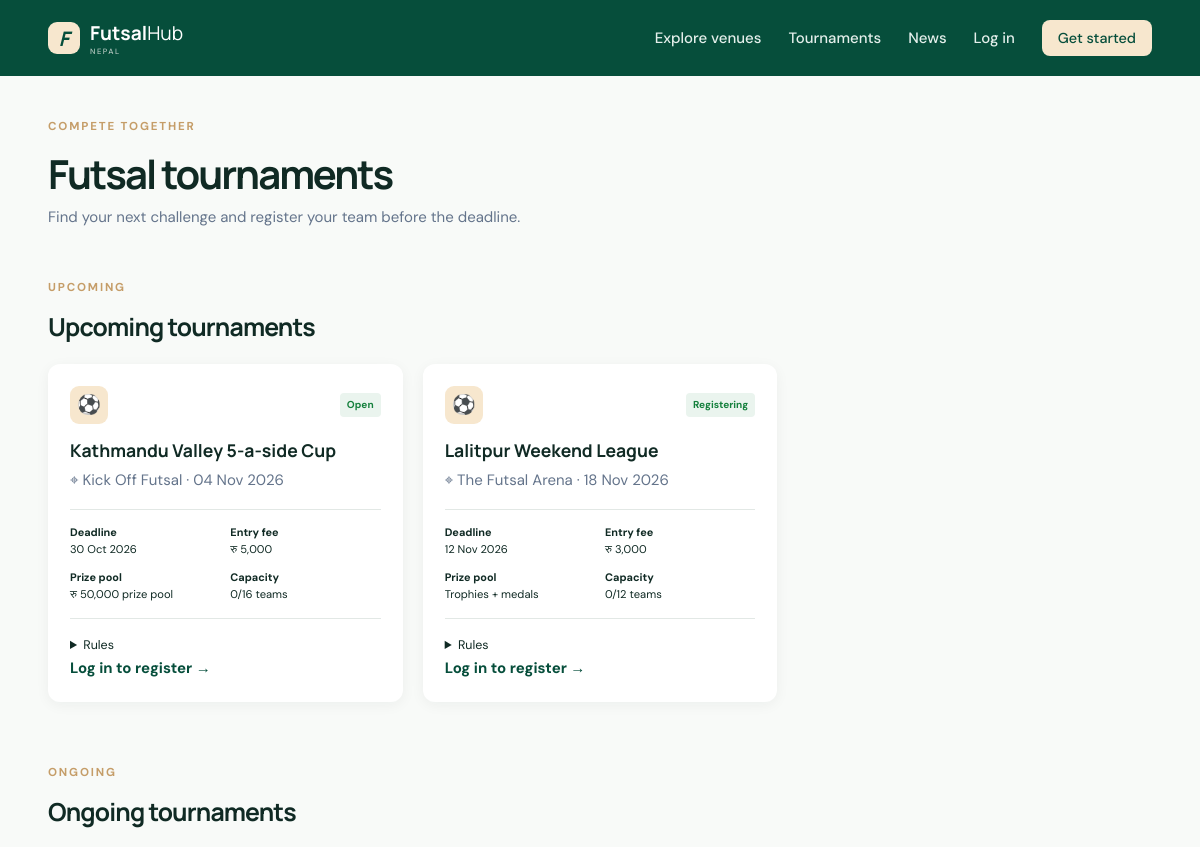
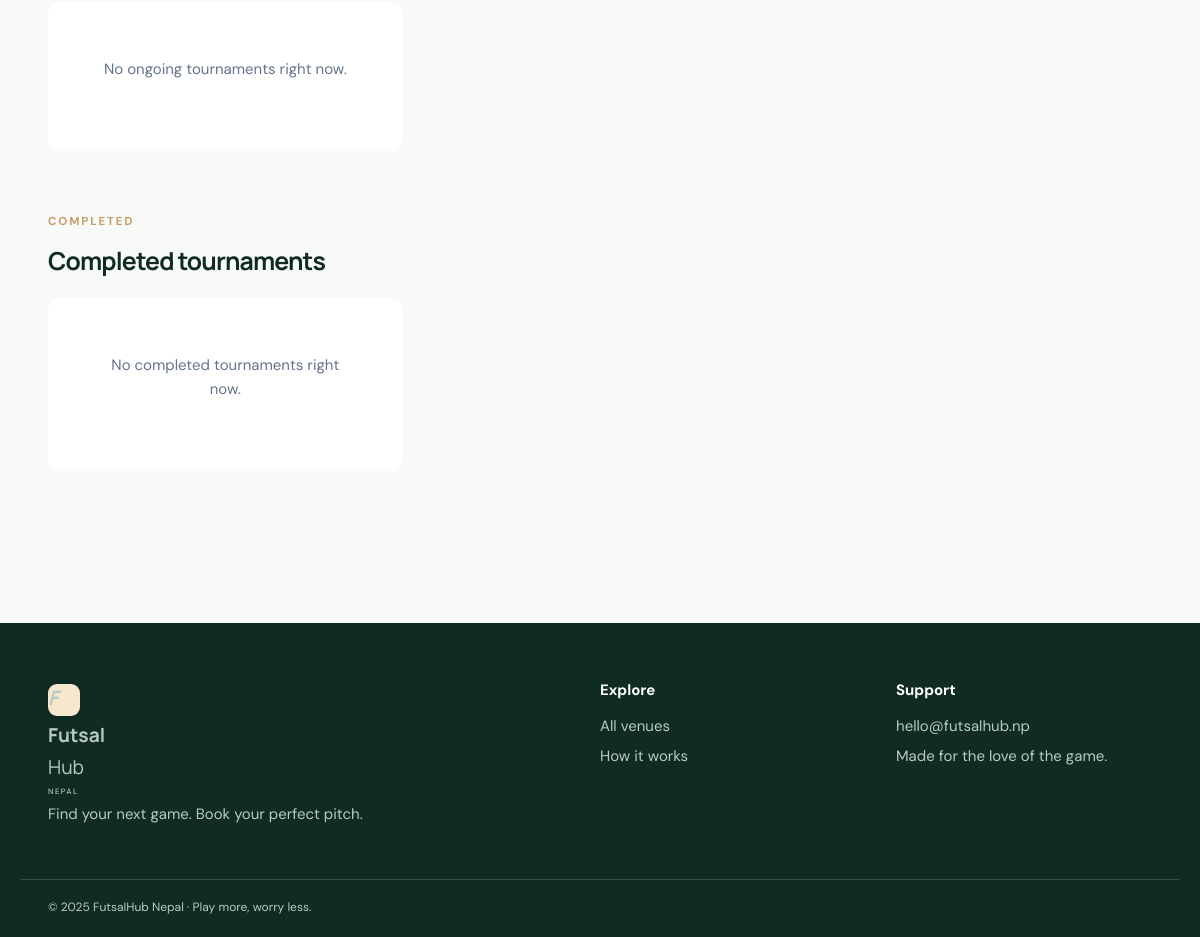
/tournaments, run on the app's committed database (2 pictures, top to bottom).
### app/models.py (models this page shows)
class Tournament(db.Model):
    id = db.Column(db.Integer, primary_key=True)
    name = db.Column(db.String(180), nullable=False)
    venue_name = db.Column(db.String(180), nullable=False)
    tournament_date = db.Column(db.Date, nullable=False)
    registration_deadline = db.Column(db.Date, nullable=False)
    entry_fee = db.Column(db.Integer, nullable=False, default=0)
    prize = db.Column(db.String(120), nullable=False)
    rules = db.Column(db.Text, nullable=False, default="")
    team_limit = db.Column(db.Integer, nullable=False, default=16)
    status = db.Column(db.String(30), nullable=False, default="Open")
    owner_id = db.Column(db.Integer, db.ForeignKey("user.id"), nullable=True)
    registrations = db.relationship("TournamentRegistration", back_populates="tournament", cascade="all, delete-orphan")

### app/main.py (the view)
@main_bp.get("/tournaments")
def tournaments():
    today = date.today()
    all_tournaments = Tournament.query.order_by(Tournament.tournament_date.asc()).all()
    upcoming = [item for item in all_tournaments if item.tournament_date > today]
    ongoing = [item for item in all_tournaments if item.tournament_date == today]
    completed = [item for item in all_tournaments if item.tournament_date < today]
    registrations = {}
    if session.get("user_id"):
        registrations = {
            item.tournament_id: item
            for item in TournamentRegistration.query.filter_by(user_id=session["user_id"]).all()
        }
    return render_template(
        "tournaments.html",
        upcoming=upcoming,
        ongoing=ongoing,
        completed=completed,
        registrations=registrations,
        today=today,
    )

### app/main.py (called while the page is built)
@main_bp.app_context_processor
def inject_current_user():
    user_id = session.get("user_id")
    return {
        "current_user": db.session.get(User, user_id) if user_id else None,
        "now_date": datetime.utcnow().date().isoformat(),
    }

### app/security.py (called while the page is built)
def validate_csrf():
    if request.method not in {"POST", "PUT", "PATCH", "DELETE"}:
        return
    expected = session.get("_csrf_token")
    supplied = request.form.get("csrf_token") or request.headers.get("X-CSRFToken")
    if not expected or not supplied or not secrets.compare_digest(expected, supplied):
        abort(400, description="The form security token is missing or invalid.")

### templates/tournaments.html (shortened to what this page needs)
{% extends "base.html" %}
{% block content %}<main class="dashboard-page"><div class="container"><div class="dashboard-welcome"><div><p class="eyebrow">COMPETE TOGETHER</p><h1>Futsal tournaments</h1><p class="muted">Find your next challenge and register your team before the deadline.</p></div>{% if current_user and (current_user.is_owner or current_user.is_admin) %}<a class="button" href="{{ url_for('main.create_tournament') }}">＋ Create tournament</a>{% endif %}</div>{% for label, items in [("Upcoming", upcoming), ("Ongoing", ongoing), ("Completed", completed)] %}<section class="dashboard-section"><div class="dashboard-section-heading"><div><p class="eyebrow">{{ label|upper }}</p><h2>{{ label }} tournaments</h2></div></div><div class="tournament-grid">{% for tournament in items %}<article class="tournament-card"><div class="tournament-card-top"><span class="tournament-icon">⚽</span><span class="tournament-status">{{ tournament.status }}</span></div><h3>{{ tournament.name }}</h3><p class="muted">⌖ {{ tournament.venue_name }} · {{ tournament.tournament_date.strftime('%d %b %Y') }}</p><div class="tournament-facts"><span><strong>Deadline</strong>{{ tournament.registration_deadline.strftime('%d %b %Y') }}</span><span><strong>Entry fee</strong>रु {{ "{:,}".format(tournament.entry_fee) }}</span><span><strong>Prize pool</strong>{{ tournament.prize }}</span><span><strong>Capacity</strong>{{ tournament.registrations|selectattr('status','ne','cancelled')|list|length }}/{{ tournament.team_limit }} teams</span></div><details><summary>Rules</summary><p class="muted">{{ tournament.rules }}</p></details>{% if current_user and tournament.id in registrations %}<div class="registration-status">✓ Team registered · {{ registrations[tournament.id].status|capitalize }}</div>{% elif not current_user and label == "Upcoming" %}<a class="text-link" href="{{ url_for('auth.login') }}">Log in to register →</a>{% endif %}</article>{% else %}<div class="empty-card"><p class="muted">No {{ label|lower }} tournaments right now.</p></div>{% endfor %}</div></section>{% endfor %}</div></main>{% endblock %}

### templates/base.html (shortened to what this page needs)
<!doctype html>
<html lang="en">
<head>
  <link rel="stylesheet" href="https://unpkg.com/leaflet@1.9.4/dist/leaflet.css">
  <link rel="stylesheet" href="{{ url_for('static', filename='css/style.css') }}">
</head>
<body>
  <nav class="navbar">
    <div class="container nav-inner">
      <a class="brand" href="{{ url_for('main.index') }}"><span class="brand-mark">F</span><span>Futsal<span class="brand-light">Hub</span><small>NEPAL</small></span></a>
      <div class="nav-links">
        <a href="{{ url_for('main.search') }}">Explore venues</a><a href="{{ url_for('main.tournaments') }}">Tournaments</a><a href="{{ url_for('main.announcements') }}">News</a>
        {% if current_user %}<a href="{{ url_for('main.dashboard') }}">My bookings</a><a href="{{ url_for('main.announcements') }}">Notifications</a><a href="{{ url_for('auth.profile') }}">Profile</a>{% if current_user.is_owner or current_user.is_admin %}<a href="{{ url_for('main.owner_dashboard') }}">Owner</a>{% endif %}{% if current_user.is_admin %}<a href="{{ url_for('main.admin_dashboard') }}">Admin</a>{% endif %}<a class="nav-user" href="{{ url_for('auth.profile') }}">{{ current_user.name[0]|upper }}</a><form class="logout-form" method="post" action="{{ url_for('auth.logout') }}"><input type="hidden" name="csrf_token" value="{{ csrf_token() }}"><button type="submit">Log out</button></form>{% else %}<a href="{{ url_for('auth.login') }}">Log in</a><a class="button button-small" href="{{ url_for('auth.register') }}">Get started</a>{% endif %}
      </div>
    </div>
  </nav>
  {% block content %}{% endblock %}
  <footer class="footer"><div class="container footer-grid"><div><a class="brand brand-footer" href="{{ url_for('main.index') }}"><span class="brand-mark">F</span><span>Futsal<span class="brand-light">Hub</span><small>NEPAL</small></span></a><p>Find your next game. Book your perfect pitch.</p></div><div><strong>Explore</strong><a href="{{ url_for('main.index') }}">All venues</a><a href="{{ url_for('main.index') }}#how-it-works">How it works</a></div><div><strong>Support</strong><a href="mailto:hello@futsalhub.np">hello@futsalhub.np</a><span>Made for the love of the game.</span></div></div><div class="container copyright">© 2025 FutsalHub Nepal · Play more, worry less.</div></footer>
</body>
</html>

### static/css/style.css (style rules this page uses)
:root { --emerald:#064e3b;--champagne:#f7e7ce;--ivory:#f8faf8;--forest:#102a24;--white:#fff;--muted:#64748b;--success:#15803d;--error:#dc2626;--line:#e2e8e5;--shadow:0 14px 35px rgba(16,42,36,.08) }
* { box-sizing:border-box }
html { scroll-behavior:smooth }
body { margin:0;background:var(--ivory);color:var(--forest);font:15px/1.6 "DM Sans",sans-serif }
h1,h2,h3,p { margin-top:0 }
h1,h2,h3 { font-family:Manrope,sans-serif;line-height:1.15 }
h1 { font-size:clamp(2.5rem,5vw,4.4rem);letter-spacing:-.05em }
h2 { font-size:2rem;letter-spacing:-.035em }
h3 { font-size:1.1rem }
.container { max-width:1160px;margin:auto;padding:0 28px }
.navbar { height:76px;background:var(--emerald);color:#fff }
.nav-inner { height:100%;display:flex;align-items:center;justify-content:space-between }
.brand { color:#fff;display:flex;align-items:center;gap:10px;text-decoration:none;font:bold 1.2rem Manrope }
.brand-mark { width:32px;height:32px;border-radius:9px;background:var(--champagne);color:var(--emerald);display:grid;place-items:center;font-size:1.25rem;font-style:italic }
.brand-light { font-weight:400 }
.brand small { display:block;color:#b7c9c1;font:500 .48rem "DM Sans";letter-spacing:.2em }
.nav-links { display:flex;align-items:center;gap:27px }
.nav-links a { color:#e4efeb;text-decoration:none;font-weight:500 }
.button { display:inline-block;border:0;border-radius:8px;padding:13px 22px;background:var(--emerald);color:#fff;text-decoration:none;font:700 .9rem "DM Sans";cursor:pointer;transition:.2s }
.button-small { padding:9px 16px;background:var(--champagne);color:var(--emerald)!important }
.eyebrow { color:#c59d68;font-size:.72rem;font-weight:700;letter-spacing:.16em;margin-bottom:15px }
.text-link,.back-link { color:var(--emerald);font-weight:700;text-decoration:none }
.muted { color:var(--muted) }
.footer { background:var(--forest);color:#b9cac4;padding:55px 0 20px }
.footer-grid { display:grid;grid-template-columns:2fr 1fr 1fr;gap:40px }
.brand-footer { margin-bottom:18px }
.footer strong { color:#fff;display:block;margin-bottom:12px }
.footer a,.footer span { color:#b9cac4;text-decoration:none;display:block;margin:6px 0 }
.copyright { border-top:1px solid #315047;margin-top:38px;padding-top:18px;font-size:.75rem }
.detail-page,.dashboard-page { padding:42px 0 90px }
.empty-card { text-align:center;padding:55px;background:#fff;border-radius:12px }
.dashboard-welcome { display:flex;justify-content:space-between;align-items:end;gap:25px;margin-bottom:35px }
.dashboard-welcome h1 { font-size:2.5rem;margin-bottom:8px }
.dashboard-section { margin-bottom:62px }
.dashboard-section-heading { display:flex;align-items:end;justify-content:space-between;gap:20px;margin-bottom:23px }
.dashboard-section-heading h2 { margin:0;font-size:1.55rem }
.tournament-icon { display:grid;place-items:center;width:38px;height:38px;border-radius:9px;background:var(--champagne);font-size:1.2rem }
.tournament-status { background:#eaf4ee;color:var(--success);padding:4px 7px;border-radius:4px;font-size:.63rem;font-weight:700 }
.tournament-grid { display:grid;grid-template-columns:repeat(3,1fr);gap:20px }
.tournament-card { background:#fff;border-radius:12px;padding:22px;box-shadow:0 3px 14px rgba(16,42,36,.05) }
.tournament-card-top { display:flex;justify-content:space-between;align-items:center }
.tournament-card h3 { margin:16px 0 7px }
.tournament-facts { display:grid;grid-template-columns:1fr 1fr;gap:10px;border-top:1px solid var(--line);border-bottom:1px solid var(--line);padding:14px 0;margin:17px 0;font-size:.7rem }
.tournament-facts strong { display:block;color:var(--forest);font-size:.68rem }
.tournament-card details { font-size:.78rem }

### data on the page
Tournament: status "Open", name "Kathmandu Valley 5-a-side Cup", venue_name "Kick Off Futsal", tournament_date "04 Nov 2026", registration_deadline "30 Oct 2026", entry_fee "5,000", prize "रु 50,000 prize pool", registrations|selectattr "0", team_limit "16"
Tournament: status "Registering", name "Lalitpur Weekend League", venue_name "The Futsal Arena", tournament_date "18 Nov 2026", registration_deadline "12 Nov 2026", entry_fee "3,000", prize "Trophies + medals", registrations|selectattr "0", team_limit "12"

### other printed values
{{ label|upper }} "UPCOMING" "ONGOING" "COMPLETED"
{{ label }} "Upcoming" "Ongoing" "Completed"
{{ label|lower }} "ongoing" "completed"
